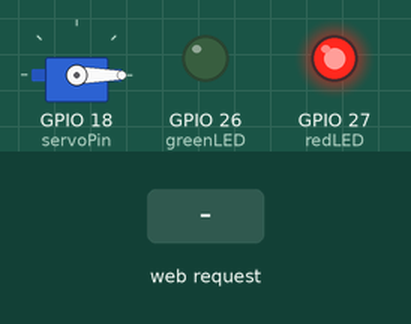
A sketch run on a simulated ESP32. On the bench: servo, output pins drawn as LEDs (lit = HIGH). The test bench sets the inputs (shaded band). What the sketch prints to the serial monitor is not drawn.

Above: at 1.2 s.
1.3 s: HTTP request GET /open received
At 2.3 s:
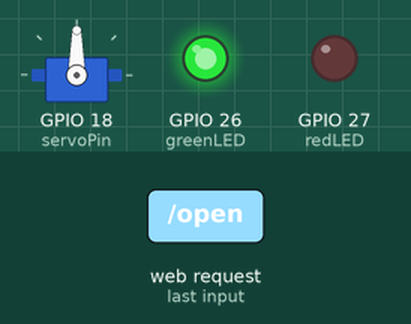
2.8 s: HTTP request GET /close received
At 3.4 s:
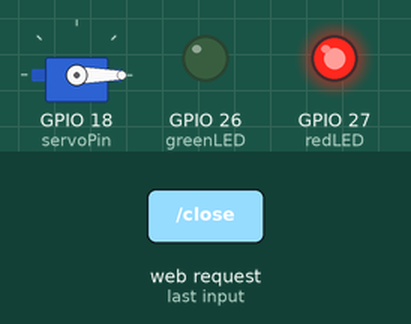
Timing chart, 0 to 5.8 s (numbered marks = the images above; inputs shaded):
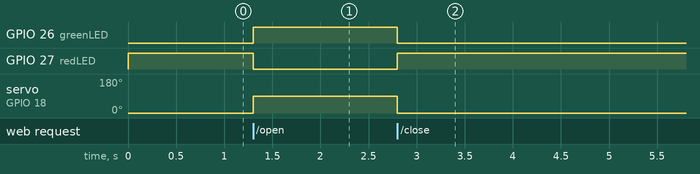

Measured:
- after the input at 1.3 s, GPIO 26 (greenLED): LOW → HIGH at once; GPIO 27 (redLED): HIGH → LOW at once; servo on GPIO 18 (servoPin): 0° → 90° at once
- after the input at 2.8 s, GPIO 26 (greenLED): HIGH → LOW at once; GPIO 27 (redLED): LOW → HIGH at once; servo on GPIO 18 (servoPin): 90° → 0° at once

The sketch:

ESP32-Servo.ino
```cpp
#include <WiFi.h>
#include <WebServer.h>
#include <ESP32Servo.h>

// =========================
// WiFi Access Point
// =========================
const char* ssid = "ESP32-Smart-Gate";
const char* password = "12345678";

// =========================
// Pins
// =========================
const int servoPin = 18;
const int greenLED = 26;
const int redLED = 27;

// =========================
// Servo positions
// =========================
const int OPEN_POSITION = 90;
const int CLOSE_POSITION = 0;

// =========================
// Objects
// =========================
Servo myServo;
WebServer server(80);

// =========================
// Web Page
// =========================
String webpage = R"rawliteral(
<!DOCTYPE html>
<html>
<head>
  <meta name="viewport" content="width=device-width, initial-scale=1">

  <title>ESP32 Smart Gate</title>

  <style>

    body {
      font-family: Arial, sans-serif;
      text-align: center;
      background-color: #f2f2f2;
      margin-top: 80px;
    }

    h1 {
      color: #333;
    }

    p {
      font-size: 20px;
    }

    button {
      width: 180px;
      padding: 20px;
      margin: 15px;
      font-size: 22px;
      border: none;
      border-radius: 12px;
      color: white;
      cursor: pointer;
    }

    .open {
      background-color: green;
    }

    .close {
      background-color: red;
    }

    button:hover {
      opacity: 0.8;
    }

  </style>

</head>

<body>

  <h1>ESP32 Smart Gate</h1>

  <p>Control the Gate</p>

  <button class="open" onclick="location.href='/open'">
    OPEN
  </button>

  <button class="close" onclick="location.href='/close'">
    CLOSE
  </button>

</body>
</html>
)rawliteral";

// =========================
// OPEN function
// =========================
void handleOpen() {

  myServo.write(OPEN_POSITION);

  digitalWrite(greenLED, HIGH);
  digitalWrite(redLED, LOW);

  server.send(200, "text/html", webpage);
}

// =========================
// CLOSE function
// =========================
void handleClose() {

  myServo.write(CLOSE_POSITION);

  digitalWrite(greenLED, LOW);
  digitalWrite(redLED, HIGH);

  server.send(200, "text/html", webpage);
}

// =========================
// Home page
// =========================
void handleRoot() {

  server.send(200, "text/html", webpage);
}

// =========================
// Setup
// =========================
void setup() {

  Serial.begin(115200);

  // LEDs
  pinMode(greenLED, OUTPUT);
  pinMode(redLED, OUTPUT);

  // Initial state = CLOSED
  digitalWrite(greenLED, LOW);
  digitalWrite(redLED, HIGH);

  // Servo
  myServo.attach(servoPin);
  myServo.write(CLOSE_POSITION);

  // =========================
  // Start ESP32 Access Point
  // =========================

  WiFi.softAP(ssid, password);

  Serial.println();
  Serial.println("================================");
  Serial.println("ESP32 Smart Gate");
  Serial.println("================================");

  Serial.print("WiFi Network: ");
  Serial.println(ssid);

  Serial.print("Password: ");
  Serial.println(password);

  Serial.print("IP Address: ");
  Serial.println(WiFi.softAPIP());

  // =========================
  // Web Server Routes
  // =========================

  server.on("/", handleRoot);
  server.on("/open", handleOpen);
  server.on("/close", handleClose);

  server.begin();

  Serial.println("Web Server Started!");
  Serial.println("================================");
}

// =========================
// Loop
// =========================
void loop() {

  server.handleClient();

}
```
